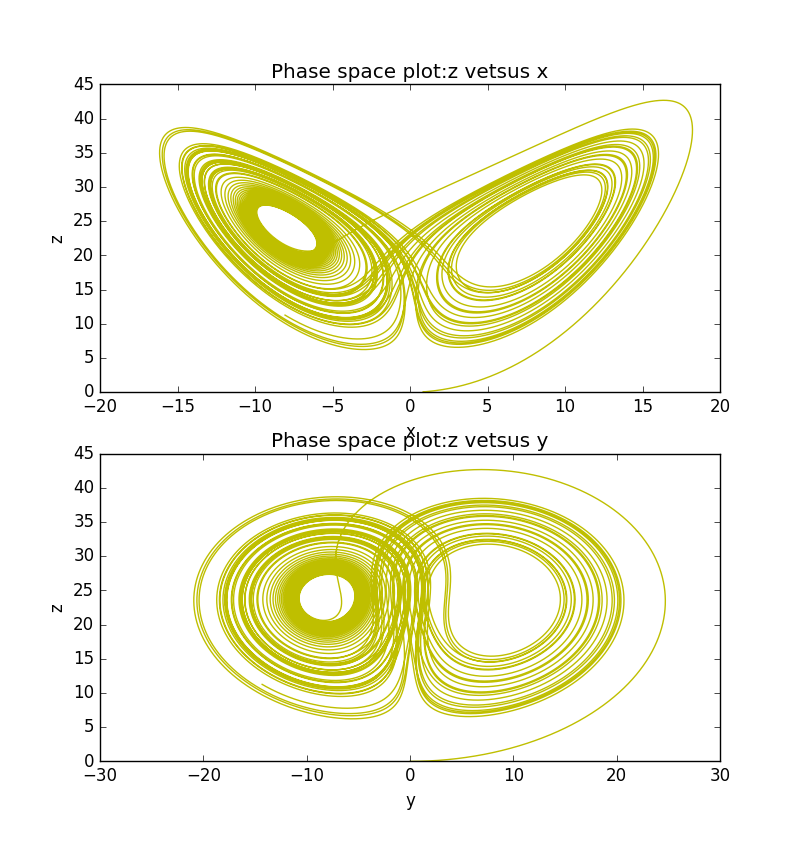

The script that drew this image:
import math
import matplotlib.pyplot as plt

a=10
b=8./3.

class Position():
    def __init__(self,_r,_x0=1,_y0=0,_z0=0,_t0=0,_time=60,_dt=0.0001):
        self.x=[_x0]
        self.y=[_y0]
        self.z=[_z0]
        self.t=[_t0]
        self.r=_r
        self.time=_time
        self.dt=_dt
        self.n=int(self.time/self.dt)
    def calculate(self):
        for i in range(self.n):
            self.x.append(self.x[-1]+a*(self.y[-1]-self.x[-1])*self.dt)
            self.y.append(self.y[-1]+(-self.x[-2]*self.z[-1]+self.r*self.x[-2]-self.y[-1])*self.dt)
            self.z.append(self.z[-1]+(self.x[-2]*self.y[-2]-b*self.z[-1])*self.dt)
            self.t.append(self.t[-1]+self.dt)
    def plot_zx(self,color):
        plt.plot(self.x,self.z,color)
    def plot_zy(self,color):
        plt.plot(self.y,self.z,color)
fig=plt.figure(figsize=(8,12))
ax1=plt.subplot(211)
A=Position(25)
A.calculate()
A.plot_zx('y-')
plt.title('Phase space plot:z vetsus x')
plt.xlabel('x')
plt.ylabel('z')
plt.legend()

ax2=plt.subplot(212)
B=Position(25)
B.calculate()
B.plot_zy('y-')
plt.title('Phase space plot:z vetsus y')
plt.xlabel('y')
plt.ylabel('z')
plt.legend()


plt.savefig('lorenz2.png')
plt.show()
